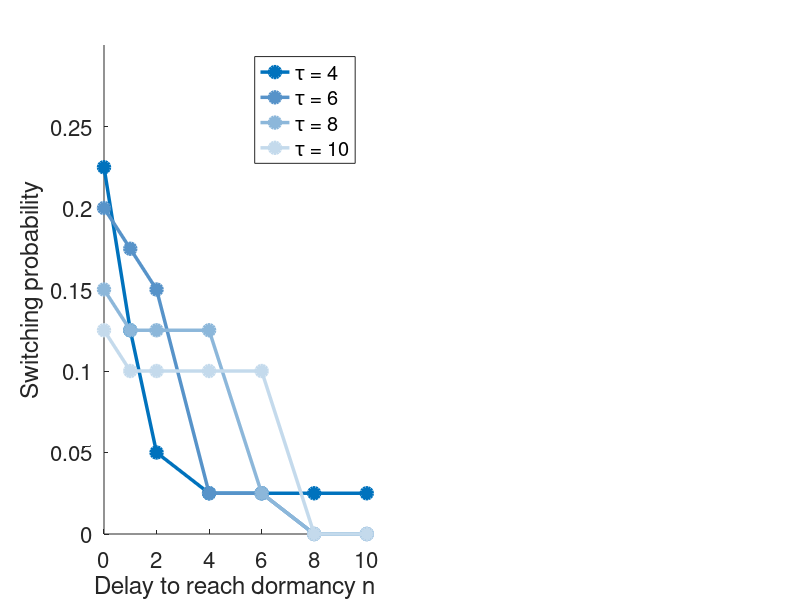

Write the MATLAB code that produced this figure. (Note: this script raises an error after producing the figure.)
% In this script we plot the optimal switching for delayed dormancy
% which we computed from find_optmal_stoch and refine_opt_stoch
clc
clear
load Data/stoch_opt_refined.mat
load Data/opt_fitness.mat
load Data/parameters.mat
%%
% order of dimensions is environment, k, delay, x y
delays = pars.delays;
%% Plot delay 0 against k and mu
ms = 8;
lt = '-o';
lw = 2.5; %linewidth
% colors
b1 = [0, 0.4470, 0.7410];
b2 = [87, 147, 201]/255;
b3 = [140, 183, 218]/255;
b4 = [196, 218, 236]/255;
stoch_temp = stoch_temp_new;

figure('Position', [450 400 920 370])
k_index = 3; % we plot this figure for kappa = max-2
subplot(1,2,1)
temp = reshape(stoch_temp(:,k_index,:,1), [6, 7]);

hold on

plot(delays, temp(2,:), lt, 'LineWidth', lw, 'Color', b1, 'MarkerSize', ms, ...
    'MarkerEdgeColor', b1, 'MarkerFaceColor', b1)
plot(delays, temp(3,:), lt, 'LineWidth', lw, 'Color', b2, 'MarkerSize', ms, ...
    'MarkerEdgeColor', b2, 'MarkerFaceColor', b2)
plot(delays, temp(4,:), lt, 'LineWidth', lw, 'Color', b3, 'MarkerSize', ms, ...
    'MarkerEdgeColor', b3, 'MarkerFaceColor', b3)
plot(delays, temp(5,:), lt, 'LineWidth', lw, 'Color', b4, 'MarkerSize', ms, ...
    'MarkerEdgeColor', b4, 'MarkerFaceColor', b4)

legend('\tau = 4', '\tau = 6','\tau = 8', '\tau = 10')
xlabel('Delay to reach dormancy n')
ylabel('Switching probability')
set(gca, 'Fontsize', 16)
ylim([0 .3])
xlim([0, 10])
ax = gca;
ax.XTick = delays;
ax.XTickLabels = delays;
title('Optimal switching (x*=y*)')
grid on

subplot(1,2,2)
o1 = [200, 91, 45]/255;
o2 = [210, 122, 80]/255;
o3 = [219 155 122]/255;
o4 = [231 188 166]/255;
o5 = [243 223 210]/255;
temp_opt = reshape(opt_fitness(:,k_index,:), [6, 7]);

%L_opt = zeros(n_env, n_k, n_delays);
hold on
plot(delays, temp_opt(2,:), lt, 'LineWidth', lw, 'Color', o1, 'MarkerSize', ms, ...
    'MarkerEdgeColor', o1, 'MarkerFaceColor', o1)
plot(delays, temp_opt(3,:), lt, 'LineWidth', lw, 'Color', o2, 'MarkerSize', ms, ...
    'MarkerEdgeColor', o2, 'MarkerFaceColor', o2)
plot(delays, temp_opt(4,:), lt, 'LineWidth', lw, 'Color', o3, 'MarkerSize', ms, ...
    'MarkerEdgeColor', o3, 'MarkerFaceColor', o3)
plot(delays, temp_opt(5,:), lt, 'LineWidth', lw, 'Color', o4, 'MarkerSize', ms, ...
    'MarkerEdgeColor', o4, 'MarkerFaceColor', o4)
legend('\tau = 4', '\tau = 6','\tau = 8', '\tau = 10')
xlabel('Delay to reach dormancy n')
ylabel('Expected Lyapunov exponent')
set(gca, 'Fontsize', 16)
ylim([0 .15])
xlim([0, 10])
ax = gca;
ax.XTick = delays;
ax.XTickLabels = delays;
title('Optimal fitness')
grid on
